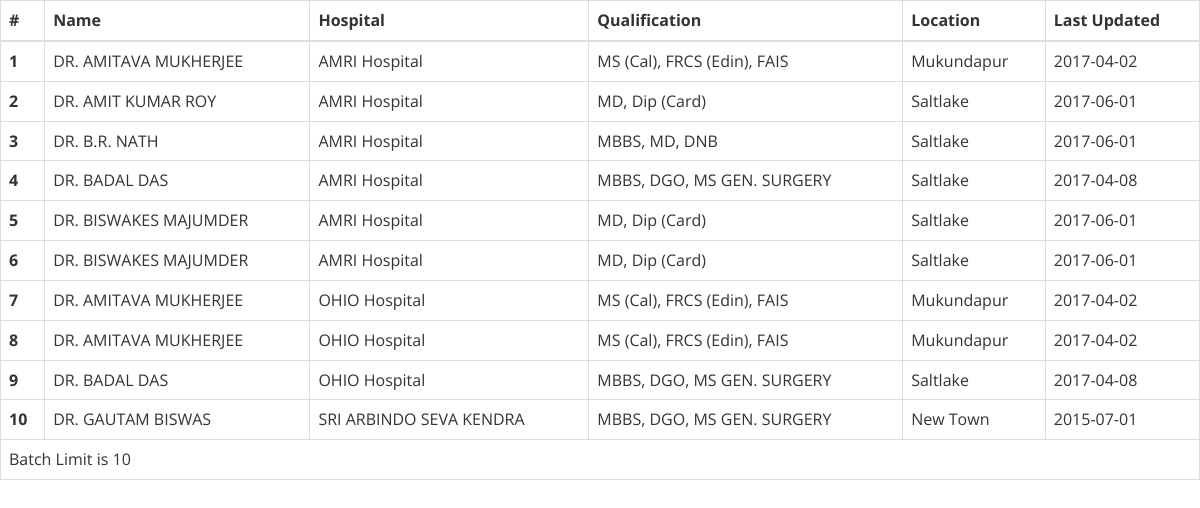
The page / on the database its author committed.
### tables this page shows
CREATE TABLE IF NOT EXISTS `doctor` (
  `doc_id` int(4) NOT NULL AUTO_INCREMENT,
  `doc_name` varchar(100) NOT NULL,
  `doc_hospital` varchar(250) NOT NULL,
  `doc_qualif` varchar(150) NOT NULL,
  `doc_location` varchar(100) NOT NULL,
  `doc_last_up_date` date NOT NULL,
  PRIMARY KEY (`doc_id`),
  KEY `doc_id` (`doc_id`)
);

### library/batch.php (called while the page is built, shortened)
<?php
include("doctor.php");
class Batch {
    public function hospital_wise_count(DB $db) {
        $sql_hospital_wise_count = "SELECT  doc_hospital, count(doc_hospital) AS count_doc_hospital
                                    FROM doctor
                                    WHERE doc_last_up_date < DATE_SUB(CURDATE(), INTERVAL 30 DAY)
                                    GROUP BY doc_hospital";
        $array_hospital_wise_count = $db -> select($sql_hospital_wise_count);
        return $array_hospital_wise_count;
    }
    public function hospital_list($array_hospital_wise_count, DB $db) {
        $current_limit = 0;
        $array_hospital = array();
        foreach($array_hospital_wise_count as $key => $value) {
            $current_hospital = $value['doc_hospital'];
            $current_count = $value['count_doc_hospital'];
            if($current_limit + $current_count <= Batch::BATCH_LIMIT) {
                $sql_hosiptal_list = "SELECT *
                                FROM doctor
                                WHERE doc_hospital = '$current_hospital' and doc_last_up_date < DATE_SUB(CURDATE(), INTERVAL 30 DAY)
                                ORDER BY doc_location, doc_name, doc_qualif";
                $array_hospital_list = $db -> select($sql_hosiptal_list);
                $array_hospital = array_merge ($array_hospital,$array_hospital_list);
                $current_limit = $current_limit + $current_count;
            }
            else {
                continue;
            }
        }
        return $array_hospital;
    }
    public function get_hospital($arr) {
        $array_hospital = array();
        foreach($arr as $key => $value) {
            $array_hospital = array_merge($array_hospital, array($value['doc_id'] =>new Doctor($value['doc_name'],$value['doc_hospital'],$value['doc_qualif'],$value['doc_location'],$value['doc_last_up_date'])));
        }
        return $array_hospital;
    }
}
?>

### conf/config.php (called while the page is built, shortened)
<?php
class DB {
    protected static $myconn;
    protected $db_host = 'localhost';
    protected $db_user = 'root';
    protected $db_pass = '';
    protected $db_name = 'medinfi';
    public function connect() {
        $conn= new mysqli($this->db_host,$this->db_user,$this->db_pass,$this->db_name);
        if ($conn->connect_error) {
            die("Connection failed: " . $conn->connect_error);
        }
        else {
            $this->myconn = $conn;
        }
        return $this->myconn;
    }
    public function query($query) {
        $myconn = $this -> connect();
        $result = $myconn -> query($query);
        return $result;
    }
    public function select($query) {
        $rows = array();
        $result = $this -> query($query);
        while ($row = $result -> fetch_assoc()) {
            $rows[] = $row;
        }
        return $rows;
    }
}
?>

### library/doctor.php (called while the page is built, shortened)
<?php
class Doctor{
    public function __construct($doc_name, $doc_hospital, $doc_qualif, $doc_location, $doc_last_up_date) {
        $this->doc_name = $doc_name;
        $this->doc_hospital = $doc_hospital;
        $this->doc_qualif = $doc_qualif;
        $this->doc_location = $doc_location;
        $this->doc_last_up_date = $doc_last_up_date;
    }
}
?>

### index.php (the view, shortened to what this page needs)
<?php
include("library/batch.php");
include("conf/config.php");
$db = new DB();
$batch = new Batch();
$arr_hospital_wise_count = $batch -> hospital_wise_count($db);
$arr_hospital = $batch -> hospital_list($arr_hospital_wise_count,$db);
$arr = $batch -> get_hospital($arr_hospital);
?>
<html lang=en>
<head>
<link href="css/bootstrap.min.css" rel=stylesheet>
</head>
<body>
  <table style="font-family:'Open Sans';" class="table table-hover table-bordered">
    <thead class="thead-default">
    <tr>
      <th>#</th>
      <th>Name</th>
      <th>Hospital</th>
      <th>Qualification</th>
      <th>Location</th>
      <th>Last Updated</th>
    </tr>
  </thead>
  <tbody>
    <?php
        $serial = 1;
        foreach($arr as $key => $value) {
            echo '<tr>';
            echo '<th>'.$serial++.'</td>';
            echo '<td>'.$value->doc_name.'</td>';
            echo '<td>'.$value->doc_hospital.'</td>';
            echo '<td>'.$value->doc_qualif.'</td>';
            echo '<td>'.$value->doc_location.'</td>';
            echo '<td>'.$value->doc_last_up_date.'</td>';
        }
    ?>
  </tbody>
  <tfoot>
    <tr><td colspan="6">Batch Limit is <?php echo Batch::BATCH_LIMIT;  ?></td></tr>
  </tfoot>
  </table>
</body>
</html>

### rows shown on the page
doctor: doc_name "DR. AMITAVA MUKHERJEE", doc_hospital "AMRI Hospital", doc_qualif "MS (Cal), FRCS (Edin), FAIS", doc_location "Mukundapur", doc_last_up_date "2017-04-02"
doctor: doc_name "DR. AMIT KUMAR ROY", doc_hospital "AMRI Hospital", doc_qualif "MD, Dip (Card)", doc_location "Saltlake", doc_last_up_date "2017-06-01"
doctor: doc_name "DR. B.R. NATH", doc_hospital "AMRI Hospital", doc_qualif "MBBS, MD, DNB", doc_location "Saltlake", doc_last_up_date "2017-06-01"
doctor: doc_name "DR. BADAL DAS", doc_hospital "AMRI Hospital", doc_qualif "MBBS, DGO, MS GEN. SURGERY", doc_location "Saltlake", doc_last_up_date "2017-04-08"
doctor: doc_name "DR. BISWAKES MAJUMDER", doc_hospital "AMRI Hospital", doc_qualif "MD, Dip (Card)", doc_location "Saltlake", doc_last_up_date "2017-06-01"
doctor: doc_name "DR. BISWAKES MAJUMDER", doc_hospital "AMRI Hospital", doc_qualif "MD, Dip (Card)", doc_location "Saltlake", doc_last_up_date "2017-06-01"
doctor: doc_name "DR. AMITAVA MUKHERJEE", doc_hospital "OHIO Hospital", doc_qualif "MS (Cal), FRCS (Edin), FAIS", doc_location "Mukundapur", doc_last_up_date "2017-04-02"
doctor: doc_name "DR. AMITAVA MUKHERJEE", doc_hospital "OHIO Hospital", doc_qualif "MS (Cal), FRCS (Edin), FAIS", doc_location "Mukundapur", doc_last_up_date "2017-04-02"
doctor: doc_name "DR. BADAL DAS", doc_hospital "OHIO Hospital", doc_qualif "MBBS, DGO, MS GEN. SURGERY", doc_location "Saltlake", doc_last_up_date "2017-04-08"
doctor: doc_name "DR. GAUTAM BISWAS", doc_hospital "SRI ARBINDO SEVA KENDRA", doc_qualif "MBBS, DGO, MS GEN. SURGERY", doc_location "New Town", doc_last_up_date "2015-07-01"

### other values the page prints
Batch::BATCH_LIMIT "10"
